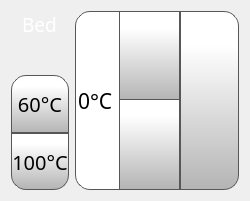
    <widget class="QWidget" name="horizontalLayoutWidget_2">
     <property name="geometry">
      <rect>
       <x>270</x>
       <y>130</y>
       <width>250</width>
       <height>201</height>
      </rect>
     </property>
     <layout class="QHBoxLayout" name="horizontalLayout_3" stretch="1,3">
      <item>
       <layout class="QVBoxLayout" name="verticalLayout_3">
        <property name="spacing">
         <number>0</number>
        </property>
        <item alignment="Qt::AlignHCenter">
         <widget class="QLabel" name="bedLabel_2">
          <property name="font">
           <font>
            <family>Gotham Light</family>
            <pointsize>14</pointsize>
            <weight>50</weight>
            <bold>false</bold>
           </font>
          </property>
          <property name="styleSheet">
           <string notr="true">color: rgb(255, 255, 255);</string>
          </property>
          <property name="text">
           <string>Bed</string>
          </property>
         </widget>
        </item>
        <item alignment="Qt::AlignHCenter">
         <widget class="QLabel" name="bedLabel">
          <property name="minimumSize">
           <size>
            <width>20</width>
            <height>20</height>
           </size>
          </property>
          <property name="maximumSize">
           <size>
            <width>40</width>
            <height>40</height>
           </size>
          </property>
          <property name="font">
           <font>
            <family>Gotham</family>
            <pointsize>16</pointsize>
            <weight>50</weight>
            <bold>false</bold>
            <underline>false</underline>
            <strikeout>false</strikeout>
           </font>
          </property>
          <property name="styleSheet">
           <string notr="true">margin : 4px</string>
          </property>
          <property name="text">
           <string/>
          </property>
          <property name="pixmap">
           <pixmap resource="../resources/resource.qrc">:/Icons/img/icons/bed.png</pixmap>
          </property>
          <property name="scaledContents">
           <bool>true</bool>
          </property>
         </widget>
        </item>
        <item>
         <widget class="QPushButton" name="bed60PreheatButton">
          <property name="sizePolicy">
           <sizepolicy hsizetype="Expanding" vsizetype="Expanding">
            <horstretch>0</horstretch>
            <verstretch>0</verstretch>
           </sizepolicy>
          </property>
          <property name="minimumSize">
           <size>
            <width>0</width>
            <height>0</height>
           </size>
          </property>
          <property name="font">
           <font>
            <family>Gotham</family>
            <pointsize>15</pointsize>
           </font>
          </property>
          <property name="styleSheet">
           <string notr="true">QPushButton {
     border: 1px solid rgb(87, 87, 87);

	background-color: qlineargradient(spread:pad, x1:0, y1:1, x2:0, y2:0.188, stop:0 rgba(180, 180, 180, 255), stop:1 rgba(255, 255, 255, 255));
	border-top-right-radius: 15px;
border-top-left-radius: 15px;

}

QPushButton:pressed {
    background-color: qlineargradient(x1: 0, y1: 0, x2: 0, y2: 1,
                                      stop: 0 #dadbde, stop: 1 #f6f7fa);
}

QPushButton:flat {
    border: none; /* no border for a flat push button */
}

QPushButton:default {
    border-color: navy; /* make the default button prominent */
}

QPushButton:focus {
	outline: none;
}</string>
          </property>
          <property name="text">
           <string>60°C</string>
          </property>
          <property name="iconSize">
           <size>
            <width>50</width>
            <height>50</height>
           </size>
          </property>
          <property name="checkable">
           <bool>false</bool>
          </property>
          <property name="autoDefault">
           <bool>false</bool>
          </property>
          <property name="default">
           <bool>false</bool>
          </property>
          <property name="flat">
           <bool>false</bool>
          </property>
         </widget>
        </item>
        <item>
         <widget class="QPushButton" name="bed100PreheatButton">
          <property name="sizePolicy">
           <sizepolicy hsizetype="Expanding" vsizetype="Expanding">
            <horstretch>0</horstretch>
            <verstretch>0</verstretch>
           </sizepolicy>
          </property>
          <property name="minimumSize">
           <size>
            <width>0</width>
            <height>0</height>
           </size>
          </property>
          <property name="font">
           <font>
            <family>Gotham</family>
            <pointsize>15</pointsize>
           </font>
          </property>
          <property name="styleSheet">
           <string notr="true">QPushButton {
     border: 1px solid rgb(87, 87, 87);

	background-color: qlineargradient(spread:pad, x1:0, y1:1, x2:0, y2:0.188, stop:0 rgba(180, 180, 180, 255), stop:1 rgba(255, 255, 255, 255));
	border-bottom-right-radius: 15px;
border-bottom-left-radius: 15px;
}

QPushButton:pressed {
    background-color: qlineargradient(x1: 0, y1: 0, x2: 0, y2: 1,
                                      stop: 0 #dadbde, stop: 1 #f6f7fa);
}

QPushButton:flat {
    border: none; /* no border for a flat push button */
}

QPushButton:default {
    border-color: navy; /* make the default button prominent */
}

QPushButton:focus {
	outline: none;
}</string>
          </property>
          <property name="text">
           <string>100°C</string>
          </property>
          <property name="iconSize">
           <size>
            <width>50</width>
            <height>50</height>
           </size>
          </property>
          <property name="checkable">
           <bool>false</bool>
          </property>
          <property name="autoDefault">
           <bool>false</bool>
          </property>
          <property name="default">
           <bool>false</bool>
          </property>
          <property name="flat">
           <bool>false</bool>
          </property>
         </widget>
        </item>
       </layout>
      </item>
      <item>
       <layout class="QHBoxLayout" name="horizontalLayout_4" stretch="3,2">
        <property name="spacing">
         <number>0</number>
        </property>
        <item>
         <widget class="QSpinBox" name="bedTempSpinBox">
          <property name="sizePolicy">
           <sizepolicy hsizetype="Expanding" vsizetype="Expanding">
            <horstretch>0</horstretch>
            <verstretch>0</verstretch>
           </sizepolicy>
          </property>
          <property name="font">
           <font>
            <family>Gotham</family>
            <pointsize>16</pointsize>
           </font>
          </property>
          <property name="styleSheet">
           <string notr="true">QSpinBox {
border-bottom-left-radius: 15px;
border-top-left-radius: 15px;
qproperty-alignment: 'AlignVCenter | AlignHCenter';
border: 1px solid rgb(87, 87, 87);
	background-color: rgb(255, 255, 255);
}

QSpinBox ::text {
	background-color: rgb(255, 146, 57);
}

QSpinBox ::text:selected {
	background-color: rgb(255, 146, 57);
   
}
QSpinBox::up-button {
     border-left: 1px solid rgb(87, 87, 87);
border-bottom: 1px solid rgb(87, 87, 87);

    min-width: 60px;   /* sets minimal button width */
	background-color: qlineargradient(spread:pad, x1:0, y1:1, x2:0, y2:0.188, stop:0 rgba(180, 180, 180, 255), stop:1 rgba(255, 255, 255, 255));
}

QSpinBox::up-arrow { image: url(:/Navigation/img/Navigation/arrows.png);
    width: 25px;
     height: 25px;
padding: 5px; 
}



QSpinBox::up-button:pressed {
    background-color: qlineargradient(x1: 0, y1: 0, x2: 0, y2: 1,
                                      stop: 0 #dadbde, stop: 1 #f6f7fa);
}


QSpinBox::down-button {
     border-left: 1px solid rgb(87, 87, 87);
border-top: 1px solid rgb(87, 87, 87);
    min-width: 60px;   /* sets minimal button width */
	background-color: qlineargradient(spread:pad, x1:0, y1:1, x2:0, y2:0.188, stop:0 rgba(180, 180, 180, 255), stop:1 rgba(255, 255, 255, 255));
margin-top: -2px;

}

QSpinBox::down-arrow {image: url(:/Navigation/img/Navigation/arrows-5.png);
    width: 25px;
     height: 25px;
padding: 5px;
}

QSpinBox::down-button:pressed {
    background-color: qlineargradient(x1: 0, y1: 0, x2: 0, y2: 1,
                                      stop: 0 #dadbde, stop: 1 #f6f7fa);

}

</string>
          </property>
          <property name="frame">
           <bool>false</bool>
          </property>
          <property name="readOnly">
           <bool>false</bool>
          </property>
          <property name="buttonSymbols">
           <enum>QAbstractSpinBox::UpDownArrows</enum>
          </property>
          <property name="accelerated">
           <bool>true</bool>
          </property>
          <property name="suffix">
           <string>°C</string>
          </property>
          <property name="maximum">
           <number>150</number>
          </property>
          <property name="singleStep">
           <number>1</number>
          </property>
          <property name="value">
           <number>0</number>
          </property>
         </widget>
        </item>
        <item>
         <widget class="QPushButton" name="setBedTempButton">
          <property name="sizePolicy">
           <sizepolicy hsizetype="Expanding" vsizetype="Expanding">
            <horstretch>0</horstretch>
            <verstretch>0</verstretch>
           </sizepolicy>
          </property>
          <property name="font">
           <font>
            <family>Gotham</family>
            <pointsize>13</pointsize>
           </font>
          </property>
          <property name="styleSheet">
           <string notr="true">QPushButton {
     border: 1px solid rgb(87, 87, 87);
	background-color: qlineargradient(spread:pad, x1:0, y1:1, x2:0, y2:0.188, stop:0 rgba(180, 180, 180, 255), stop:1 rgba(255, 255, 255, 255));
border-top-right-radius: 15px;
border-bottom-right-radius: 15px;

}

QPushButton:pressed {
    background-color: qlineargradient(x1: 0, y1: 0, x2: 0, y2: 1,
                                      stop: 0 #dadbde, stop: 1 #f6f7fa);
}

QPushButton:flat {
    border: none; /* no border for a flat push button */
}

QPushButton:default {
    border-color: navy; /* make the default button prominent */
}

QPushButton:focus {
	outline: none;
}</string>
          </property>
          <property name="text">
           <string/>
          </property>
          <property name="icon">
           <iconset resource="../resources/resource.qrc">
            <normaloff>:/Icons/img/icons/verification-mark.png</normaloff>:/Icons/img/icons/verification-mark.png</iconset>
          </property>
          <property name="iconSize">
           <size>
            <width>30</width>
            <height>30</height>
           </size>
          </property>
         </widget>
        </item>
       </layout>
      </item>
     </layout>
    </widget>
